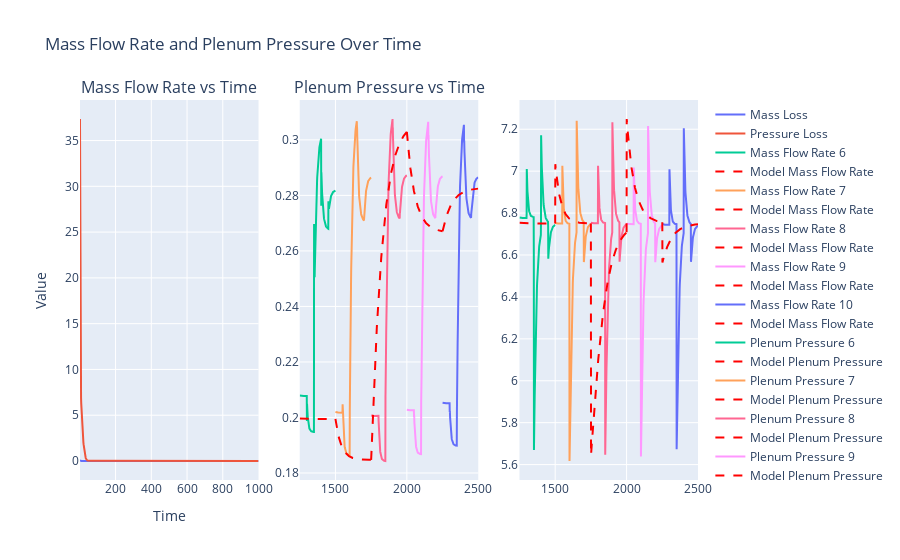

Notebook cell for this chart:
### Code cell
# Cria uma figura com subplots
fig = make_subplots(rows=1, cols=3, subplot_titles=("Mass Flow Rate vs Time", "Plenum Pressure vs Time"))

fig.add_trace(go.Scatter(x=list(range(1, len(history.history['Mass_loss']) + 1)), y=history.history['Mass_loss'], mode='lines', name='Mass Loss', line=dict(dash='solid')),
                  row=1, col=1)
fig.add_trace(go.Scatter(x=list(range(1, len(history.history['Press_loss']) + 1)), y=history.history['Press_loss'], mode='lines', name='Pressure Loss', line=dict(dash='solid')),
                  row=1, col=1)

mass, pressure = np.array(model.predict(x_test))
#max_mass = np.max(x_test[:,:,0])
#max_pressure = np.max(x_test[:,:,1])

# Gráfico da Mass Flow Rate
for i in range(nAlphas_Met, nAlphas):
    fig.add_trace(go.Scatter(x=interval[i], y=np.squeeze(mass[:, i - nAlphas_Met]), mode='lines', name=f'Mass Flow Rate {i+1}', line=dict(dash='solid')),
                  row=1, col=2)
    fig.add_trace(go.Scatter(x=interval[i], y=np.squeeze(massFlowrate[i]), mode='lines', name='Model Mass Flow Rate', line=dict(dash='dash', color='red')),
                  row=1, col=2)

# Gráfico da Plenum Pressure
for i in range(nAlphas_Met, nAlphas):
    fig.add_trace(go.Scatter(x=interval[i], y=np.squeeze(pressure[:, i - timestep]), mode='lines', name=f'Plenum Pressure {i+1}', line=dict(dash='solid')),
                  row=1, col=3)
    fig.add_trace(go.Scatter(x=interval[i], y=np.squeeze(PlenumPressure[i]), mode='lines', name= 'Model Plenum Pressure', line=dict(dash='dash', color='red')),
                  row=1, col=3)

# Atualiza layout
fig.update_layout(
    title='Mass Flow Rate and Plenum Pressure Over Time',
    xaxis_title='Time',
    yaxis_title='Value',
    template='plotly',
)

# Mostra a figura
fig.show()

### Figure 1 — Plotly figure (JSON) as saved in the notebook; plotly's stock layout.template omitted (floating-point values rounded to 4 significant figures; data arrays with more than 128 entries replaced by an {"elided": "..."} marker saying what was removed)
{"data": [{"line": {"dash": "solid"}, "mode": "lines", "name": "Mass Loss", "type": "scatter", "x": {"elided": "1000 int values"}, "xaxis": "x", "y": {"elided": "1000 float values"}, "yaxis": "y"}, {"line": {"dash": "solid"}, "mode": "lines", "name": "Pressure Loss", "type": "scatter", "x": {"elided": "1000 int values"}, "xaxis": "x", "y": {"elided": "1000 float values"}, "yaxis": "y"}, {"line": {"dash": "solid"}, "mode": "lines", "name": "Mass Flow Rate 6", "type": "scatter", "x": {"elided": "250 float values"}, "xaxis": "x2", "y": {"elided": "250 float values"}, "yaxis": "y2"}, {"line": {"color": "red", "dash": "dash"}, "mode": "lines", "name": "Model Mass Flow Rate", "type": "scatter", "x": {"elided": "250 float values"}, "xaxis": "x2", "y": {"elided": "250 float values"}, "yaxis": "y2"}, {"line": {"dash": "solid"}, "mode": "lines", "name": "Mass Flow Rate 7", "type": "scatter", "x": {"elided": "250 float values"}, "xaxis": "x2", "y": {"elided": "250 float values"}, "yaxis": "y2"}, {"line": {"color": "red", "dash": "dash"}, "mode": "lines", "name": "Model Mass Flow Rate", "type": "scatter", "x": {"elided": "250 float values"}, "xaxis": "x2", "y": {"elided": "250 float values"}, "yaxis": "y2"}, {"line": {"dash": "solid"}, "mode": "lines", "name": "Mass Flow Rate 8", "type": "scatter", "x": {"elided": "250 float values"}, "xaxis": "x2", "y": {"elided": "250 float values"}, "yaxis": "y2"}, {"line": {"color": "red", "dash": "dash"}, "mode": "lines", "name": "Model Mass Flow Rate", "type": "scatter", "x": {"elided": "250 float values"}, "xaxis": "x2", "y": {"elided": "250 float values"}, "yaxis": "y2"}, {"line": {"dash": "solid"}, "mode": "lines", "name": "Mass Flow Rate 9", "type": "scatter", "x": {"elided": "250 float values"}, "xaxis": "x2", "y": {"elided": "250 float values"}, "yaxis": "y2"}, {"line": {"color": "red", "dash": "dash"}, "mode": "lines", "name": "Model Mass Flow Rate", "type": "scatter", "x": {"elided": "250 float values"}, "xaxis": "x2", "y": {"elided": "250 float values"}, "yaxis": "y2"}, {"line": {"dash": "solid"}, "mode": "lines", "name": "Mass Flow Rate 10", "type": "scatter", "x": {"elided": "250 float values"}, "xaxis": "x2", "y": {"elided": "250 float values"}, "yaxis": "y2"}, {"line": {"color": "red", "dash": "dash"}, "mode": "lines", "name": "Model Mass Flow Rate", "type": "scatter", "x": {"elided": "250 float values"}, "xaxis": "x2", "y": {"elided": "250 float values"}, "yaxis": "y2"}, {"line": {"dash": "solid"}, "mode": "lines", "name": "Plenum Pressure 6", "type": "scatter", "x": {"elided": "250 float values"}, "xaxis": "x3", "y": {"elided": "250 float values"}, "yaxis": "y3"}, {"line": {"color": "red", "dash": "dash"}, "mode": "lines", "name": "Model Plenum Pressure", "type": "scatter", "x": {"elided": "250 float values"}, "xaxis": "x3", "y": {"elided": "250 float values"}, "yaxis": "y3"}, {"line": {"dash": "solid"}, "mode": "lines", "name": "Plenum Pressure 7", "type": "scatter", "x": {"elided": "250 float values"}, "xaxis": "x3", "y": {"elided": "250 float values"}, "yaxis": "y3"}, {"line": {"color": "red", "dash": "dash"}, "mode": "lines", "name": "Model Plenum Pressure", "type": "scatter", "x": {"elided": "250 float values"}, "xaxis": "x3", "y": {"elided": "250 float values"}, "yaxis": "y3"}, {"line": {"dash": "solid"}, "mode": "lines", "name": "Plenum Pressure 8", "type": "scatter", "x": {"elided": "250 float values"}, "xaxis": "x3", "y": {"elided": "250 float values"}, "yaxis": "y3"}, {"line": {"color": "red", "dash": "dash"}, "mode": "lines", "name": "Model Plenum Pressure", "type": "scatter", "x": {"elided": "250 float values"}, "xaxis": "x3", "y": {"elided": "250 float values"}, "yaxis": "y3"}, {"line": {"dash": "solid"}, "mode": "lines", "name": "Plenum Pressure 9", "type": "scatter", "x": {"elided": "250 float values"}, "xaxis": "x3", "y": {"elided": "250 float values"}, "yaxis": "y3"}, {"line": {"color": "red", "dash": "dash"}, "mode": "lines", "name": "Model Plenum Pressure", "type": "scatter", "x": {"elided": "250 float values"}, "xaxis": "x3", "y": {"elided": "250 float values"}, "yaxis": "y3"}, {"line": {"dash": "solid"}, "mode": "lines", "name": "Plenum Pressure 10", "type": "scatter", "x": {"elided": "250 float values"}, "xaxis": "x3", "y": {"elided": "250 float values"}, "yaxis": "y3"}, {"line": {"color": "red", "dash": "dash"}, "mode": "lines", "name": "Model Plenum Pressure", "type": "scatter", "x": {"elided": "250 float values"}, "xaxis": "x3", "y": {"elided": "250 float values"}, "yaxis": "y3"}], "layout": {"annotations": [{"font": {"size": 16}, "showarrow": false, "text": "Mass Flow Rate vs Time", "x": 0.1444, "xanchor": "center", "xref": "paper", "y": 1, "yanchor": "bottom", "yref": "paper"}, {"font": {"size": 16}, "showarrow": false, "text": "Plenum Pressure vs Time", "x": 0.5, "xanchor": "center", "xref": "paper", "y": 1, "yanchor": "bottom", "yref": "paper"}], "title": {"text": "Mass Flow Rate and Plenum Pressure Over Time"}, "xaxis": {"anchor": "y", "domain": [0, 0.2889], "title": {"text": "Time"}}, "xaxis2": {"anchor": "y2", "domain": [0.3556, 0.6444]}, "xaxis3": {"anchor": "y3", "domain": [0.7111, 1]}, "yaxis": {"anchor": "x", "domain": [0, 1], "title": {"text": "Value"}}, "yaxis2": {"anchor": "x2", "domain": [0, 1]}, "yaxis3": {"anchor": "x3", "domain": [0, 1]}}}
